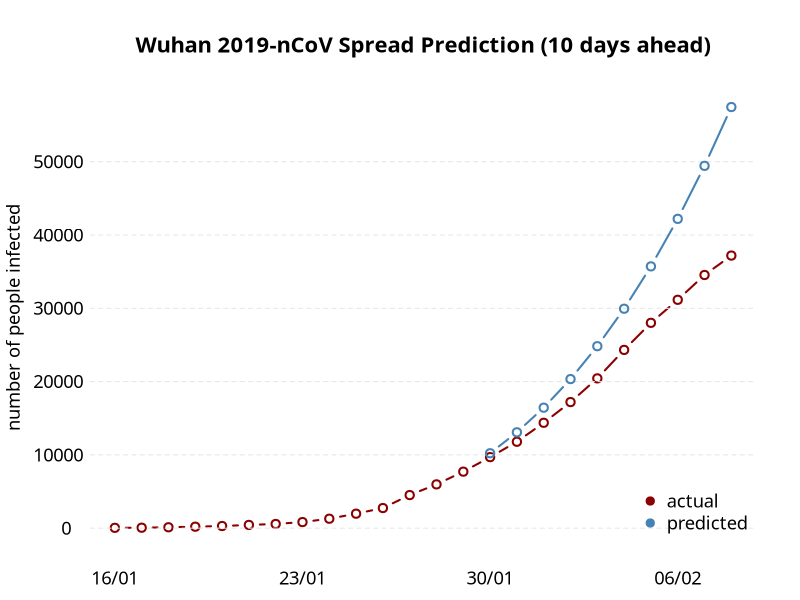

This chart was generated by the following R code:



## data sources:
## * https://www.who.int/emergencies/diseases/novel-coronavirus-2019/situation-reports
## * https://en.wikipedia.org/wiki/2019%E2%80%9320_Wuhan_coronavirus_outbreak
## * https://docs.google.com/spreadsheets/d/1UF2pSkFTURko2OvfHWWlFpDFAr1UxCBA4JLwlSP6KFo/htmlview?usp=sharing&sle=true#

outbreak <- data.frame(
    date = seq.Date(as.Date("2020-01-16"), as.Date("2020-01-29"), by = "days"),
    cumulative_count = c(45, 62, 121, 198, 291, 440, 571, 830, 1287, 1975, 2744, 4515, 5974, 7711)
)

poly_fit <- lm(cumulative_count ~ poly(date, 3), data = outbreak)
summary(poly_fit)
outbreak$preds <- predict(poly_fit)

new_outbreak_data <- data.frame(
    date = seq.Date(as.Date("2020-01-30"), length.out = 10, by = "days") # make 10 day ahead forecast
)

new_outbreak_data$cumulative_count <- c(9692, 11791, 14380, 17205, 20438, 24324, 28018, 31161, 34546, 37198) # update actual outbreak here
new_outbreak_data$preds <- predict(poly_fit, newdata = new_outbreak_data)

## combine them all
outbreak <- rbind(outbreak, new_outbreak_data)

png(filename = "./wuhan-virus-outbreak-modeling.png", 7, 7, units = "in", res = 300)
par(family = "Carlito", cex = 1.1, mar = c(2.5, 4.1, 4.1, 2), bty = "n")
plot(outbreak$date, outbreak$cumulative_count, pch = 1, col = "red4", type = "b",
     ylab = "number of people infected", xlab = "date (in 2020)", las = 1,
     main = "Wuhan 2019-nCoV Spread Prediction (10 days ahead)", lwd = 2, ylim = c(0, max(outbreak$preds)),
     yaxt = "n", xaxt = "n")
abline(h = seq(0, 5e4, by = 1e4), col = "gray90", lty = "dashed")
points(outbreak$date[outbreak$date >= as.Date("2020-01-30")], outbreak$preds[outbreak$date >= as.Date("2020-01-30")],
       pch = 1, col = "steelblue", type = "b", lwd = 2)
## abline(v = as.Date("2020-01-29"), lty = "dashed")
axis(1, at = seq.Date(as.Date("2020-01-16"), as.Date("2020-02-08"), by = "weeks"),
     labels = format(seq.Date(as.Date("2020-01-16"), as.Date("2020-02-08"), by = "weeks"), "%d/%m"),
     tick = FALSE)
axis(2, at = seq(0, 5e4, 1e4), tick = FALSE, las = 1, hadj = 0.7)
legend("bottomright", legend = c("actual", "predicted"), bty = "n", pch = 19, col = c("red4", "steelblue"))
dev.off()
